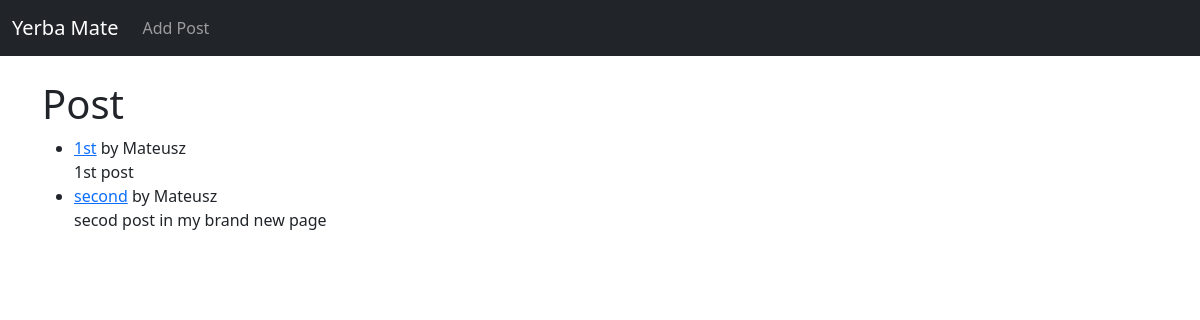
Before: / with the older database file.
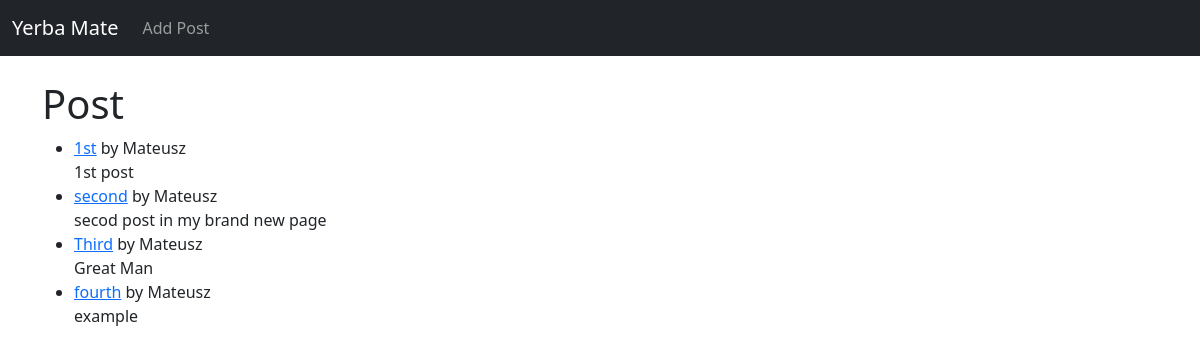
After: the same page with the newer database file.
### yerbata/models.py (models this page shows, shortened)
class Post(models.Model):
    title = models.CharField(max_length=255)
    title_tag = models.CharField(max_length=255, default="Yerba Mate")
    author = models.ForeignKey(User, on_delete=models.CASCADE)
    body = models.TextField()

### yerbata/views.py (the view)
# urls.py: path('', HomeView.as_view(), name='home'),
class HomeView(ListView):
    model = Post
    template_name = 'home.html'

### yerbata/templates/home.html
{% extends 'base.html' %}
{% block content %}
<h1>Post</h1>
<ul>
{% for post in object_list %}
        <li><a href="{% url 'article-detail' post.pk%}">{{ post.title }}</a> by {{ post.author.first_name }}<br/>{{ post.body }}</li>
{% endfor%}
</ul>
{% endblock %}

### yerbata/templates/base.html (shortened to what this page needs)
<!doctype html>
<html lang="en">
  <head>
    <link href="https://cdn.jsdelivr.net/npm/bootstrap@5.0.0-beta3/dist/css/bootstrap.min.css" rel="stylesheet">
  </head>
  <body>
  <nav class="navbar navbar-expand-lg navbar-dark  bg-dark">
  <div class="container-fluid">
    <a class="navbar-brand" href="{% url 'home' %}">Yerba Mate</a>
    <div class="collapse navbar-collapse" id="navbarSupportedContent">
      <ul class="navbar-nav me-auto mb-2 mb-lg-0">
        <li class="nav-item">
          <a class="nav-link" href="{% url 'add_post' %}">Add Post</a>
        </li>
      </ul>
    </div>
  </div>
</nav>
  <div class="container">
      {% block content %}
      {% endblock %}
  </div>
  </body>
</html>

Changed rows visible on the page:
added Post: title "Third", author.first_name "Mateusz", body "Great Man"
added Post: title "fourth", author.first_name "Mateusz", body "example"
